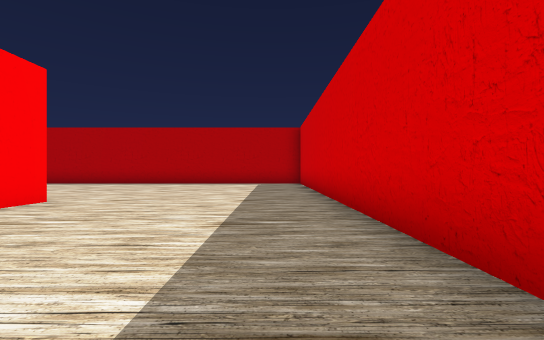
View 1 (above)

24 first-person views from a walk through a scene from a Unity 3-D project. The camera is 1.2 m above the floor, looks level and sees 85° across. The floor is counted in squares, 2 m on a side. Each view is taken from the middle of a square. On the plan, view 1 faces up. The plan holds only what a view shows up to about 9 squares ahead; the rest is blank. The place goes on beyond the plan. The player character is not drawn.

View 2
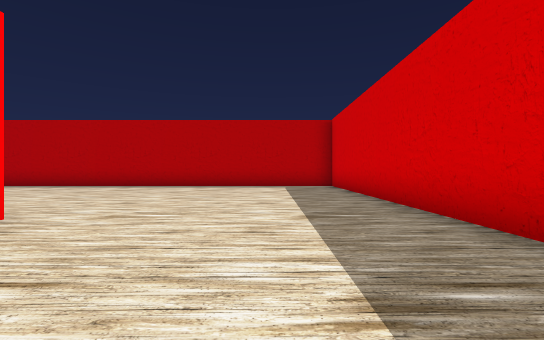

View 3
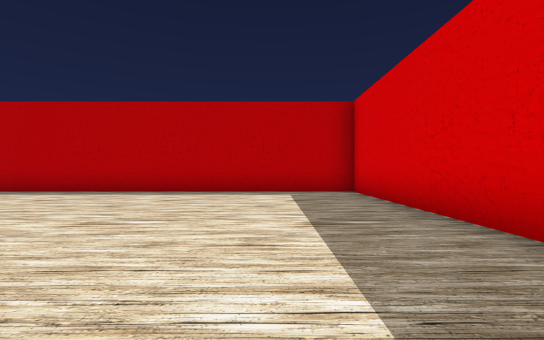

View 4
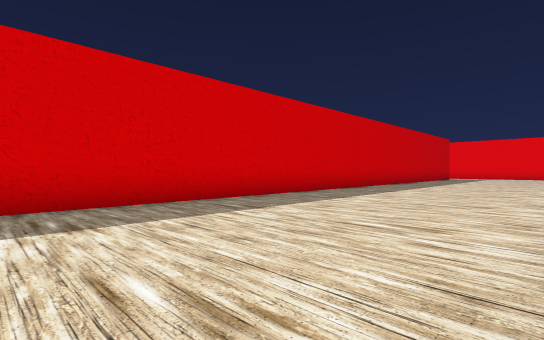

View 5
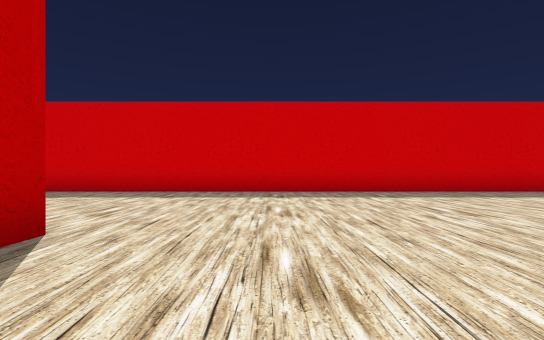

View 6
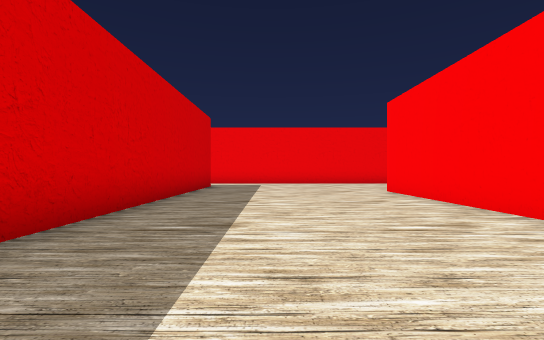

View 7
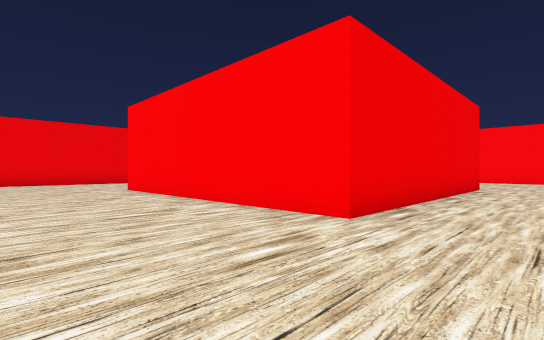

View 8
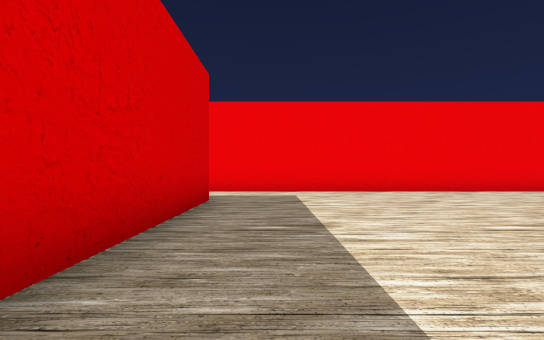

View 9
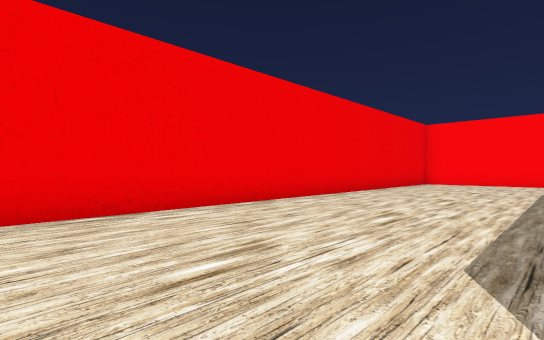

View 10
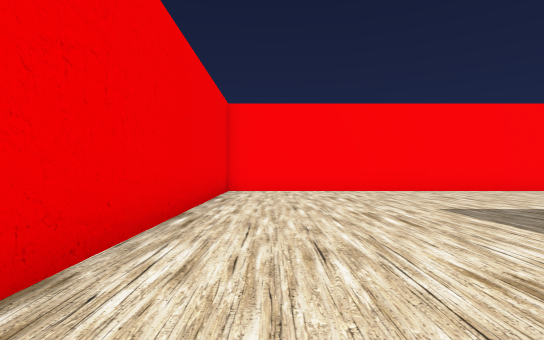

View 11
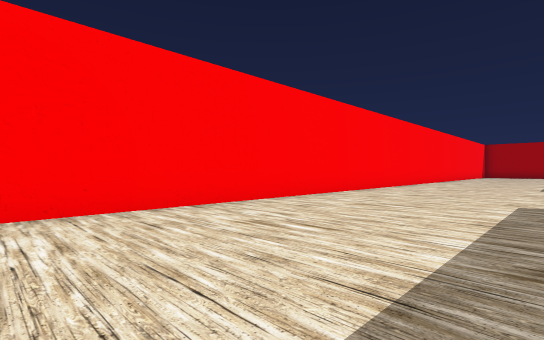

View 12
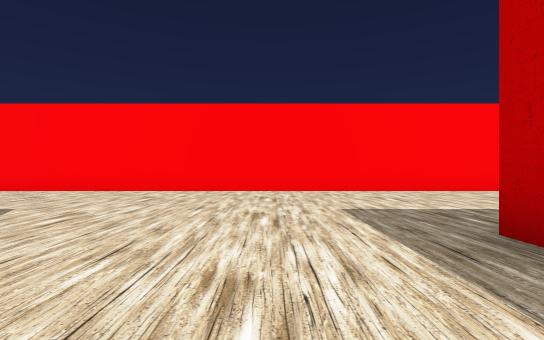

View 13
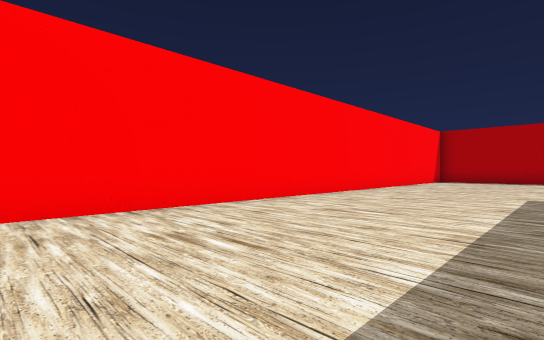

View 14
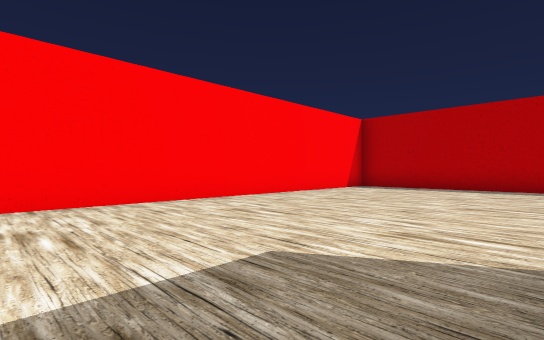

View 15
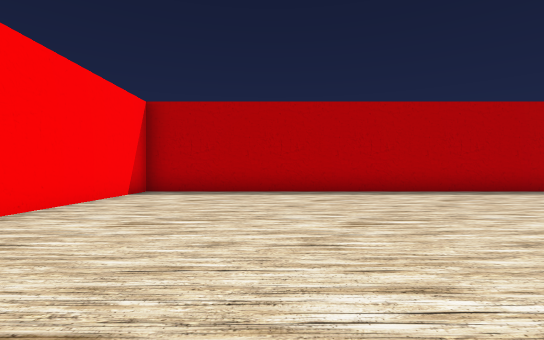

View 16
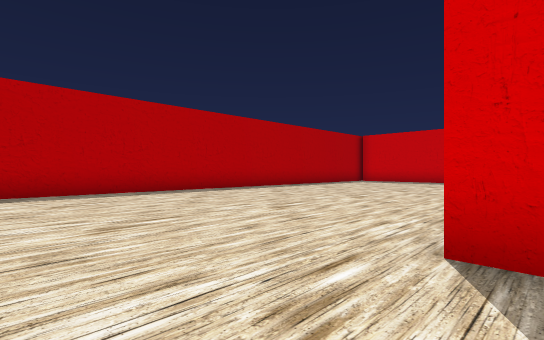

View 17
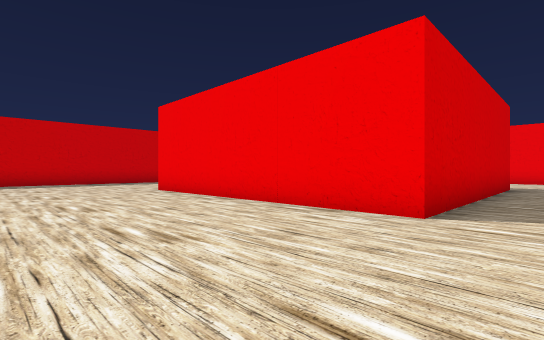

View 18
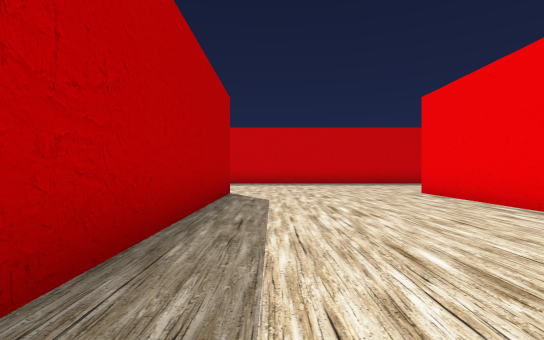

View 19
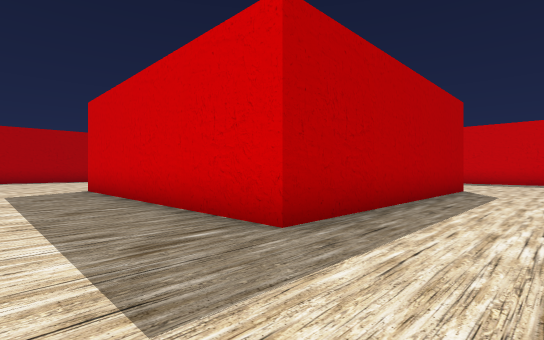

View 20
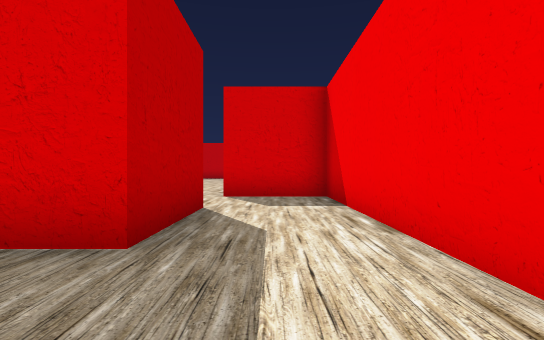

View 21
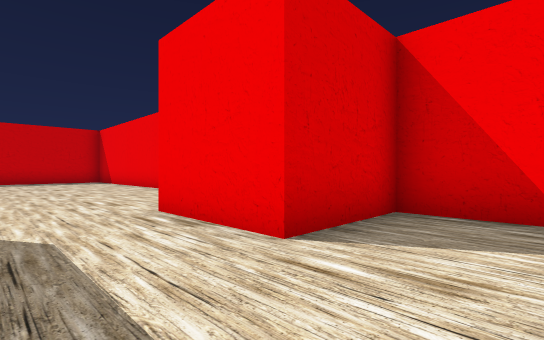

View 22
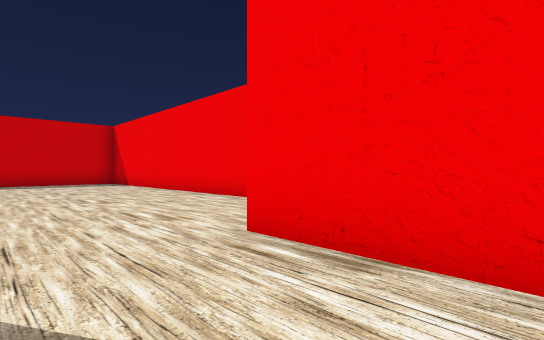

View 23
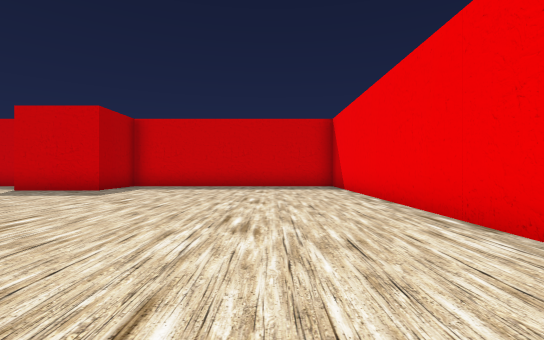

View 24
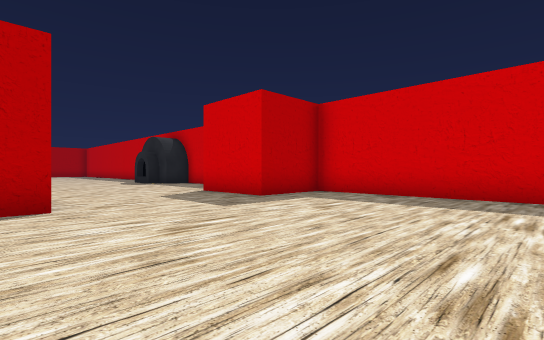

### Floor plan
Points are (right, up) in squares from view 1. A wall is a line through its corners. A room is listed if a view was taken in it or the views show most of it. See-through windows are left out.
Room 1 (views 1, 2, 3, 4, 5, 6, 7, 8, 9, 10, 11, 12, 13, 14, 15, 16, 17, 18, 19, 20)
walls: (-4.2, -1.9) (-11.7, -1.9) (-11.7, 5.6); (-4.3, 5.6) (-4.3, 4.6); (-11.7, -14.2) (-11.7, -6.9) (-4.3, -6.9) (-4.3, -14.5); (3.8, -16.9) (1.3, -16.9) (1.3, 13.2) (-17.5, 13.2) (-17.5, -19.3) (3.5, -19.3)
ways out: opening at (2.5, -18.5)
Room 2 (views 21, 22, 23, 24)
walls: (13.9, -11.9) (13.1, -11.9); (20, -16.8) (20, -11.9) (17.8, -11.9) (17.8, -9.4); (5.7, -16.9) (8.2, -16.9); (11, -19.3) (18, -19.3)
ways out: opening at (4.5, -17)

Where each view was taken, in squares from view 1:
view 1: 0 up, 0 right, facing up
view 2: 2 up, 1 left, facing up
view 3: 5 up, 1 left, facing up
view 4: 4 up, 4 left, facing down-right
view 5: 4 down, 7 left, facing right
view 6: 6 down, 1 left, facing down
view 7: 5 down, 1 left, facing down-left
view 8: 11 down, 0 right, facing down
view 9: 15 down, 4 left, facing down-left
view 10: 18 down, 9 left, facing left
view 11: 14 down, 13 left, facing up-left
view 12: 4 down, 9 left, facing left
view 13: 3 down, 13 left, facing up-left
view 14: 3 up, 12 left, facing up-left
view 15: 5 up, 14 left, facing up
view 16: 5 up, 14 left, facing up-right
view 17: 3 down, 13 left, facing down-right
view 18: 3 down, 12 left, facing right
view 19: 4 down, 14 left, facing up-right
view 20: 18 down, 1 left, facing right
view 21: 15 down, 4 right, facing down-right
view 22: 15 down, 6 right, facing down-right
view 23: 17 down, 9 right, facing right
view 24: 17 down, 13 right, facing up-right
